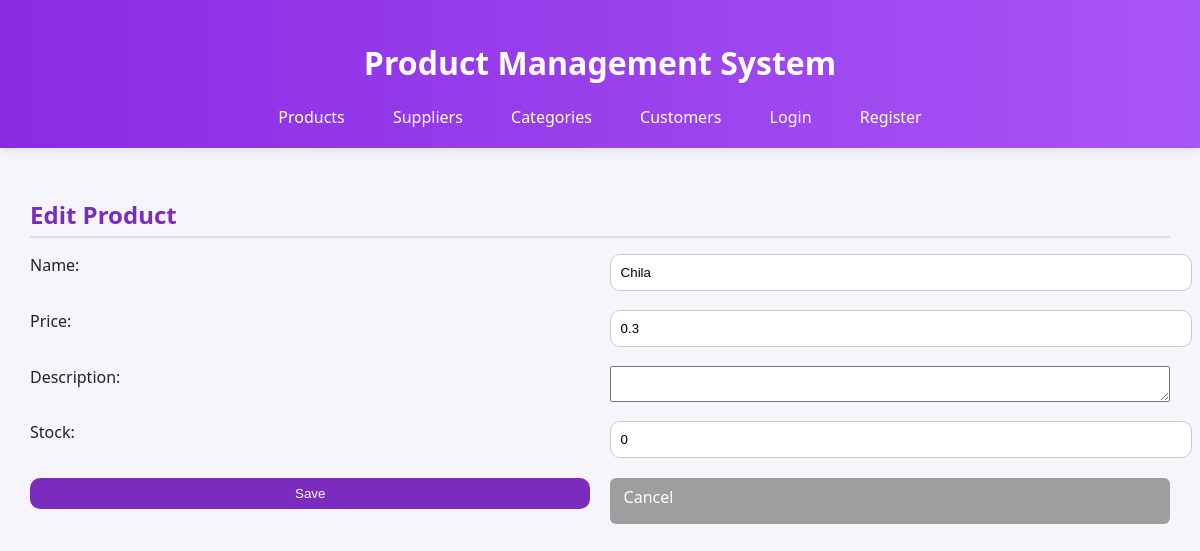
The app's page /edit/product/1, older data.
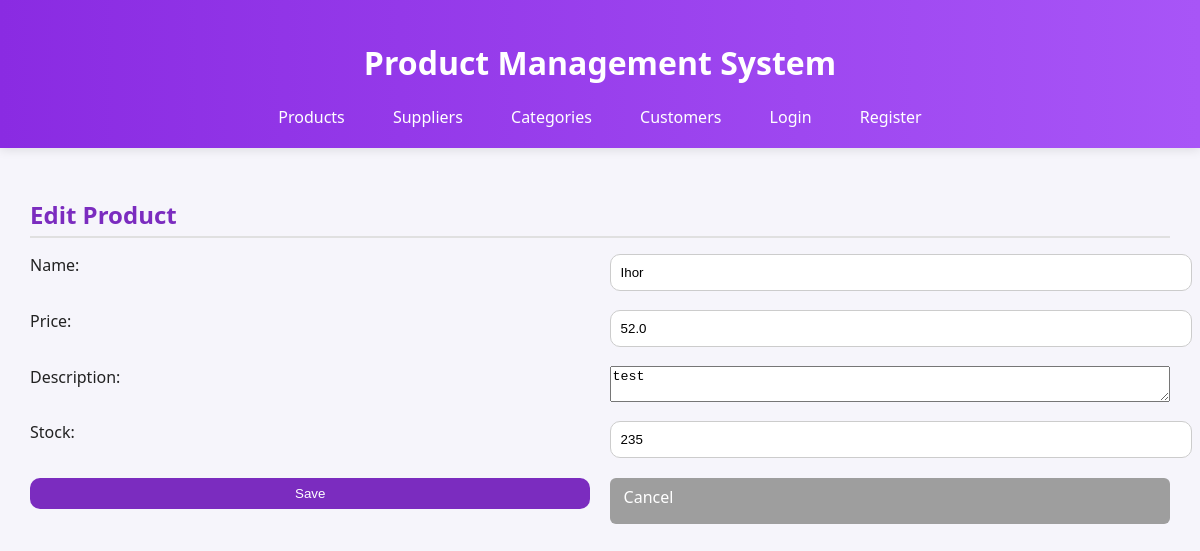
The same page, newer data.
### models.py (models this page shows)
class Product(db.Model):
    id = db.Column(db.Integer, primary_key=True)
    name = db.Column(db.String(120), nullable=False)
    price = db.Column(db.Float, nullable=False)
    supplier_id = db.Column(db.Integer, db.ForeignKey('supplier.id'))
    category_id = db.Column(db.Integer, db.ForeignKey('category.id'))
    description = db.Column(db.String(255))
    stock = db.Column(db.Integer, default=0)

### routes.py (the view, shortened to what this page needs)
@app.route('/edit/<model>/<int:item_id>', methods=['GET', 'POST'])
def edit_item(model, item_id):
    model_map = {
        'product': Product,
        'supplier': Supplier,
        'category': Category,
        'customer': Customer
    }
    Model = model_map.get(model)
    if not Model:
        return "Invalid model", 404
    item = Model.query.get_or_404(item_id)
    plural_map = {
        'product': None,
        'supplier': 'suppliers',
        'category': 'categories',
        'customer': 'customers'
    }
    return_page = plural_map.get(model)
    return render_template(
        'edit_item.html',
        item=item,
        model=model,
        return_page=return_page
    )

### routes.py (called while the page is built)
@app.context_processor
def inject_user_status():
    return {'logged_in': 'user_id' in session}

### templates/edit_item.html (shortened to what this page needs)
{% extends "base.html" %}
{% block content %}
<div class="card">
  <h2>Edit {{ model.capitalize() }}</h2>
  <form method="POST">
    {% if model == 'product' %}
      <label>Name:</label>
      <input type="text" name="name" value="{{ item.name }}" required>
      <label>Price:</label>
      <input type="number" step="0.01" name="price" value="{{ item.price }}" required>
      <label>Description:</label>
      <textarea name="description">{{ item.description or '' }}</textarea>
      <label>Stock:</label>
      <input type="number" name="stock" value="{{ item.stock or 0 }}">
    {% elif model == 'supplier' %}
      <label>Name:</label>
      <input type="text" name="name" value="{{ item.name }}" required>
      <label>Phone:</label>
      <input type="text" name="phone" value="{{ item.phone or '' }}">
    {% elif model == 'category' %}
      <label>Name:</label>
      <input type="text" name="name" value="{{ item.name }}" required>
    {% elif model == 'customer' %}
      <label>Name:</label>
      <input type="text" name="name" value="{{ item.name }}" required>
      <label>Email:</label>
      <input type="email" name="email" value="{{ item.email or '' }}">
    {% endif %}
    <button type="submit" class="btn-add">Save</button>
    <a href="{{ url_for(return_page) if return_page else url_for('index') }}" class="btn-cancel">Cancel</a>
  </form>
</div>
{% endblock %}

Row changes from the older to the newer data that the page shows:
changed Product: name "Chila" → "Ihor"; price "0.3" → "52.0"; description (not shown) → "test"; stock "0" → "235"
